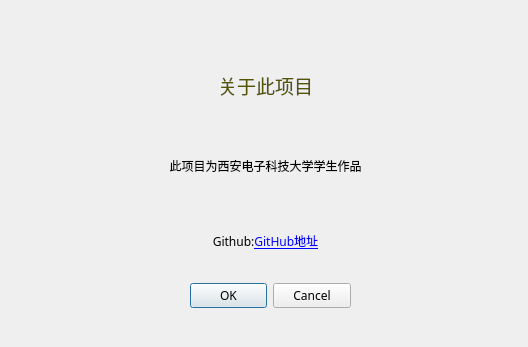
<?xml version="1.0" encoding="UTF-8"?>
<ui version="4.0">
 <class>Dialog</class>
 <widget class="QDialog" name="Dialog">
  <property name="geometry">
   <rect>
    <x>0</x>
    <y>0</y>
    <width>528</width>
    <height>347</height>
   </rect>
  </property>
  <property name="minimumSize">
   <size>
    <width>528</width>
    <height>347</height>
   </size>
  </property>
  <property name="maximumSize">
   <size>
    <width>528</width>
    <height>347</height>
   </size>
  </property>
  <property name="windowTitle">
   <string>Dialog</string>
  </property>
  <widget class="QDialogButtonBox" name="buttonBox">
   <property name="geometry">
    <rect>
     <x>190</x>
     <y>280</y>
     <width>161</width>
     <height>32</height>
    </rect>
   </property>
   <property name="font">
    <font>
     <family>黑体</family>
    </font>
   </property>
   <property name="orientation">
    <enum>Qt::Horizontal</enum>
   </property>
   <property name="standardButtons">
    <set>QDialogButtonBox::Cancel|QDialogButtonBox::Ok</set>
   </property>
  </widget>
  <widget class="QLabel" name="label">
   <property name="geometry">
    <rect>
     <x>80</x>
     <y>50</y>
     <width>371</width>
     <height>221</height>
    </rect>
   </property>
   <property name="font">
    <font>
     <family>黑体</family>
    </font>
   </property>
   <property name="text">
    <string>&lt;html&gt;&lt;head/&gt;&lt;body&gt;&lt;p align=&quot;center&quot;&gt;&lt;span style=&quot; font-size:14pt; color:#555500;&quot;&gt;关于此项目&lt;/span&gt;&lt;/p&gt;&lt;p align=&quot;center&quot;&gt;&lt;br/&gt;&lt;/p&gt;&lt;p align=&quot;center&quot;&gt;此项目为西安电子科技大学学生作品&lt;/p&gt;&lt;p align=&quot;center&quot;&gt;&lt;br/&gt;&lt;/p&gt;&lt;p align=&quot;center&quot;&gt;Github:&lt;a href=&quot;https://github.com/zxypro1/ProgrammingHomework&quot;&gt;&lt;span style=&quot; text-decoration: underline; color:#0000ff;&quot;&gt;GitHub地址&lt;/span&gt;&lt;/a&gt;&lt;/p&gt;&lt;/body&gt;&lt;/html&gt;</string>
   </property>
  </widget>
 </widget>
 <resources/>
 <connections>
  <connection>
   <sender>buttonBox</sender>
   <signal>accepted()</signal>
   <receiver>Dialog</receiver>
   <slot>accept()</slot>
   <hints>
    <hint type="sourcelabel">
     <x>248</x>
     <y>254</y>
    </hint>
    <hint type="destinationlabel">
     <x>157</x>
     <y>274</y>
    </hint>
   </hints>
  </connection>
  <connection>
   <sender>buttonBox</sender>
   <signal>rejected()</signal>
   <receiver>Dialog</receiver>
   <slot>reject()</slot>
   <hints>
    <hint type="sourcelabel">
     <x>280</x>
     <y>260</y>
    </hint>
    <hint type="destinationlabel">
     <x>286</x>
     <y>274</y>
    </hint>
   </hints>
  </connection>
 </connections>
</ui>
